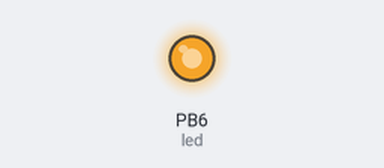
A program run on a simulated ATmega168P, built with avr-gcc and emulated at 1 MHz. Shown: output pins drawn as LEDs (lit = HIGH).

Above: at 0.1 s.
Timing chart, 0 to 1.6 s (numbered marks = the images above):
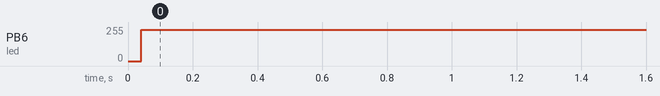

Measured:
- by itself, PB6 (led): 0/255 → 234/255 at 0.04 s

The program:

main.c
```c
#include <avr/io.h>
#include <util/delay.h>

#define output(directions,pin) (directions |= pin) // set port direction for output
#define input(directions,pin) (directions &= (~pin)) // set port direction for input
#define set(port,pin) (port |= pin) // set port pin
#define clear(port,pin) (port &= (~pin)) // clear port pin
#define pin_test(pins,pin) (pins & pin) // test for port pin
#define bit_test(byte,bit) (byte & (1 << bit)) // test for bit set

#define led (1 << PB6)
#define led_port PORTB
#define led_direction DDRB

int main(void)
{
	output(led_direction, led);

	while (1) {
		clear(led_port, led);
		_delay_us(535);

		unsigned int i;
		for (i = 0; i < 248; i++) {
			clear(led_port, led);
			asm("nop");
			asm("nop");
			set(led_port, led);
			asm("nop");
			asm("nop");
			asm("nop");
			asm("nop");
			asm("nop");
			asm("nop");
			asm("nop");
			asm("nop");
			asm("nop");
			asm("nop");
			asm("nop");
			asm("nop");
			asm("nop");
			asm("nop");
			asm("nop");
			asm("nop");
			asm("nop");
			asm("nop");
			asm("nop");
			asm("nop");
			asm("nop");
			asm("nop");
			asm("nop");
			asm("nop");
			asm("nop");
			asm("nop");
			asm("nop");
			asm("nop");
			asm("nop");
			asm("nop");
			asm("nop");
			asm("nop");
			asm("nop");
			asm("nop");
			asm("nop");
			asm("nop");
			asm("nop");
			asm("nop");
			asm("nop");
			asm("nop");
			asm("nop");
			asm("nop");
			asm("nop");
			asm("nop");
			asm("nop");
			asm("nop");
			asm("nop");
			asm("nop");
			asm("nop");
			asm("nop");
			asm("nop");
			asm("nop");
			asm("nop");
			asm("nop");
			asm("nop");
			asm("nop");
			asm("nop");
		}
	}

	return 0;
}
```
